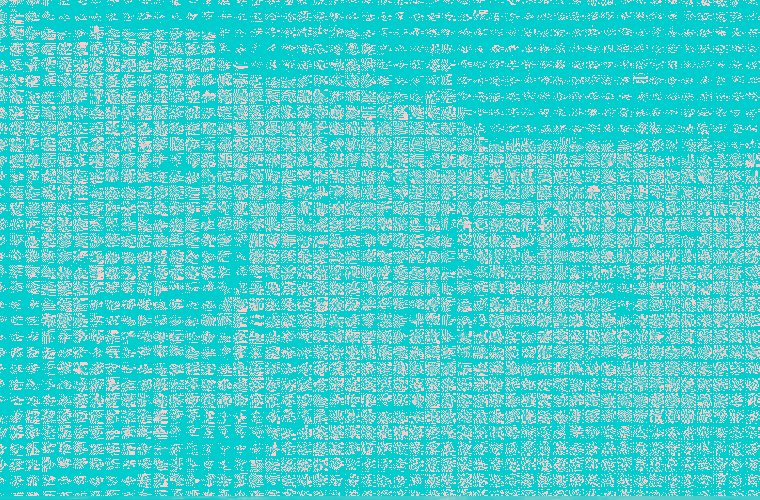
//> input picture Assignment 3/Assignment 3 outputs/F Image.bmp, 760 x 500 px
$ ./Assignment3 '../../Assignment 3 outputs/F Image.bmp'   (built with g++ and OpenCV 4)
//> lines starting //> are read from the running program, lines starting //| are printed output that depends on the picture
#include<iostream>
#include<opencv2/opencv.hpp>
#include<math.h>

#define PI 3.141592653
#define N 8

using namespace std;
using namespace cv;

double alpha(int i)
{
	if (i == 0)
		return (1 / sqrt(2));
	return 1;
}

//Computes the cosine values
float cosineY(int i, int x)
{
	return cos((2 * x + 1) * i * PI) / (2 * 8);
}

float cosineX(int j, int y)
{
	return cos((2 * y + 1) * j * PI) / (2 * 2);
}

//Displays the image and saves the image to disk
void printImage(Mat src_image, string filename)
{
	namedWindow(filename, CV_WINDOW_AUTOSIZE);
	imshow(filename, src_image);
	waitKey();
	imwrite("E:/Assignment 3 outputs/"+filename, src_image);
	cvDestroyAllWindows();
}

//Computes the inverse discrete cosine transform
Mat IDCTImage(Mat src_image)
{
	int height = src_image.rows - (src_image.rows % 8);
	int width = src_image.cols - (src_image.cols % 8);
	float temp;
	//Mat dst_image(src_image.rows, src_image.cols, src_image.type());
	Mat dst_image = src_image.clone();

	for (int m = 0; m < height; m += 8)
	{
		for (int n = 0; n < width; n += 8)					//These two loops divide the image into 8x8 blocks
		{
			for (int i = m; i < m + 8; i++)
			{
				for (int j = n; j < n + 8; j++)
				{
					temp = 0.0;
					for (int x = m; x < m + 8; x++)
					{
						for (int y = n; y < n + 8; y++)				//These four loops calculate the IDCT coefficients for each 8x8 block
						{
							temp += (src_image.at<Vec3b>(x, y)[2]) *
								(cos((((2 * x) + 1)) * ((i * PI)) / (2 * 8))) *
								(cos((((2 * y) + 1)) * ((j * PI)) / (2 * 8))) *
								(alpha(x) * alpha(y));			//Formula for calculating IDCT
						}
					}
					//temp *= 1 / 4;
					dst_image.at<Vec3b>(i, j)[2] = int(temp);				//Assigning the calculated IDCT coefficient to each intensity pixel in I

				}
			}
		}
	}

	return dst_image;
}

//Keeps the first 9 frequency coefficients of each DCT block
Mat DCComponent_nine(Mat src_image)
{
	int height = src_image.rows - (src_image.rows % 8);
	int width = src_image.cols - (src_image.cols % 8);
	Mat dst_image = src_image.clone();


	for (int m = 0; m < height; m += 8)
	{
		for (int n = 0; n < width; n += 8)
		{
			for (int i = m; i < m + 8; i++)
			{
				for (int j = n; j < n + 8; j++)
				{
					if (i == m && j == n)
					{
						dst_image.at<Vec3b>(i, j)[2] = dst_image.at<Vec3b>(i, j)[2];
					}
					else if(i == m && j == n+1)
					{
						dst_image.at<Vec3b>(i, j)[2] = dst_image.at<Vec3b>(i, j)[2];
					}
					else if (i == m && j == n + 2)
					{
						dst_image.at<Vec3b>(i, j)[2] = dst_image.at<Vec3b>(i, j)[2];
					}
					else if (i == m && j == n + 3)
					{
						dst_image.at<Vec3b>(i, j)[2] = dst_image.at<Vec3b>(i, j)[2];
					}
					else if (i == m + 1 && j == n)
					{
						dst_image.at<Vec3b>(i, j)[2] = dst_image.at<Vec3b>(i, j)[2];
					}
					else if (i == m + 1 && j == n+1)
					{
						dst_image.at<Vec3b>(i, j)[2] = dst_image.at<Vec3b>(i, j)[2];
					}
					else if (i == m + 1 && j == n+2)
					{
						dst_image.at<Vec3b>(i, j)[2] = dst_image.at<Vec3b>(i, j)[2];
					}
					else if (i == m + 2 && j == n)
					{
						dst_image.at<Vec3b>(i, j)[2] = dst_image.at<Vec3b>(i, j)[2];
					}
					else if (i == m + 2 && j == n + 1)
					{
						dst_image.at<Vec3b>(i, j)[2] = dst_image.at<Vec3b>(i, j)[2];
					}
					else
					{
						dst_image.at<Vec3b>(i, j)[2] = 0;
					}
					//cout << endl << dst_image.at<Vec3b>(i, j);
				}
			}
		}
	}
	return dst_image;
}

//Keeps the DC frequency component of each DCT block
Mat DCComponent(Mat src_image)
{
	int height = src_image.rows - (src_image.rows % 8);
	int width = src_image.cols - (src_image.cols % 8);
	//Mat dst_image(src_image.rows, src_image.cols, src_image.type());
	Mat dst_image = src_image.clone();

	for (int m = 0; m < height; m += 8)
	{
		for (int n = 0; n < width; n += 8)
		{
			for (int i = m; i < m + 8; i++)
			{
				for (int j = n; j < n + 8; j++)
				{
					if (i == m && j == n)
					{
						//Do nothing
					}
					else
					{
						dst_image.at<Vec3b>(i, j)[2] = 0;
					}
					//cout << endl << dst_image.at<Vec3b>(i, j);
				}
			}
		}
	}
	return dst_image;
}

//Computes the DCT of the whole image
Mat DCTImage(Mat src_image)
{
	int height = src_image.rows - (src_image.rows % 8);
	int width = src_image.cols - (src_image.cols % 8);
	float temp;
	Mat dst_image = src_image.clone();
	for (int m = 0; m < height; m += 8)
	{
		for (int n = 0; n < width; n += 8)					//These two loops divide the image into 8x8 blocks
		{
			for (int i = m; i < m + 8; i++)
			{
				for (int j = n; j < n + 8; j++)
				{
					temp = 0.0;
					for (int x = m; x < m + 8; x++)
					{
						for (int y = n; y < n + 8; y++)				//These four loops calculate the DCT coefficients for each 8x8 block
						{
							temp += (src_image.at<Vec3b>(x, y)[2]) *
								(cos((((2 * x) + 1)) * ((i * PI)) / (2 * 8))) *
								(cos((((2 * y) + 1)) * ((j * PI)) / (2 * 8)));			//Formula for calculating DCT
						}
					}
					temp *= ((1 / sqrt(2 * 8))) * (alpha(i) * alpha(j));
					dst_image.at<Vec3b>(i, j)[2] = int(temp);				//Assigning the calculated DCT coefficient to each intensity pixel in I
				}

			}
		}
	}
	return dst_image;
}

//Converts RGB image to HSI
Mat toHSI(Mat src_image)
{
	Mat hsi_image(src_image.rows, src_image.cols, src_image.type());

	float red, green, blue, hue, sat, in;

	for (int i = 0; i < src_image.rows; i++)
	{
		for (int j = 0; j < src_image.cols; j++)
		{
			blue = src_image.at<Vec3b>(i, j)[0];			//Obtain blue channel of pixel
			green = src_image.at<Vec3b>(i, j)[1];			//Obtain green channel of pixel
			red = src_image.at<Vec3b>(i, j)[2];				//Obtain red channel of pixel

			in = (blue + green + red) / 3;			//Calculating the intensity value

			int min_value = 0;
			min_value = std::min(red, std::min(blue, green));
			sat = 1 - 3 * (min_value / (blue + green + red));		//Calculating the saturation value
			if (sat < 0.00001)
			{
				sat = 0;
			}
			else if (sat > 0.99999)
			{
				sat = 1;
			}

			if (sat != 0)
			{
				//Calculating the hue value
				hue = 0.5 * ((red - green) + (red - blue)) / sqrt(((red - green)*(red - green)) + ((red - blue)*(green - blue)));
				hue = acos(hue);

				if (blue <= green)
				{
					hue = hue;
				}
				else
				{
					hue = ((360 * 3.14159265) / 180.0) - hue;
				}
			}

			//hsi_image.at<Vec3b>(i, j)[0] = (hue * 180) / 3.14159265;
			//hsi_image.at<Vec3b>(i, j)[1] = sat * 100;
			hsi_image.at<Vec3b>(i, j)[2] = in;					//Obtaining the intensity image
		}

	}

	namedWindow("RGB image", CV_WINDOW_AUTOSIZE);
	imshow("RGB image", src_image);

	namedWindow("HSI image", CV_WINDOW_AUTOSIZE);
	imshow("HSI image", hsi_image);

	waitKey(0);

	cvDestroyAllWindows();
	return hsi_image;

}

int main(int argc, char *argv[])
{
	Mat src_image = imread(argv[1], 1);		//Load input image in RGB format
//> src_image is the input picture: 500 rows x 760 cols, CV_8UC3; mean B, G, R 205, 205, 74.7
	Mat i_image;
	float temp;
	int ch;
	if (src_image.empty())					//If no command line arguments are passed
	{
		cout << "Error loading image" << endl;
	}

	i_image = toHSI(src_image);				//Converting RGB image to HSI and displaying intensity image I
//> the loop in toHSI, `for (int i = 0; i < src_image.rows; i++)` made 500 passes
//> (red, in, sat, hue) on passes 1 to 3: (2, 137.3, 0.985, 3.14), (0, 136.7, 1, 3.14), (1, 137, 0.993, 3.14)
//> after the loop in toHSI, `for (int i = 0; i < src_image.rows; i++)`:
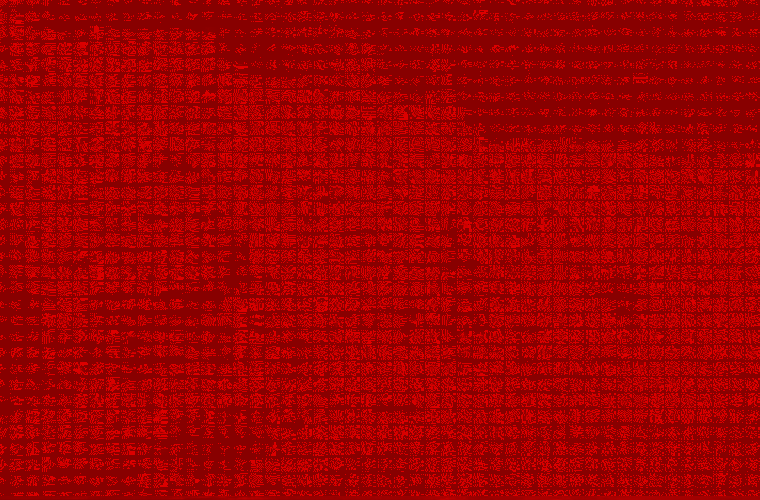
//> hsi_image: 500 rows x 760 cols, CV_8UC3; mean B, G, R 0, 0, 161.1
//> after the loop in toHSI, `for (int i = 0; i < src_image.rows; i++)`: blue = 205; red = 67; in = 159; sat = 0.579; hue = 3.14
	Mat F;
	F = DCTImage(i_image);
//> the loop in DCTImage, `for (int m = 0; m < height; m += 8)` made 62 passes
//> temp on passes 1 to 12: -16.16, -9.71, 4.48, 5.35, 0.934, 22.62, -20.62, -20.23, -7.63, 50.09, 3.96, -26.42
//> after the loop in DCTImage, `for (int m = 0; m < height; m += 8)`:
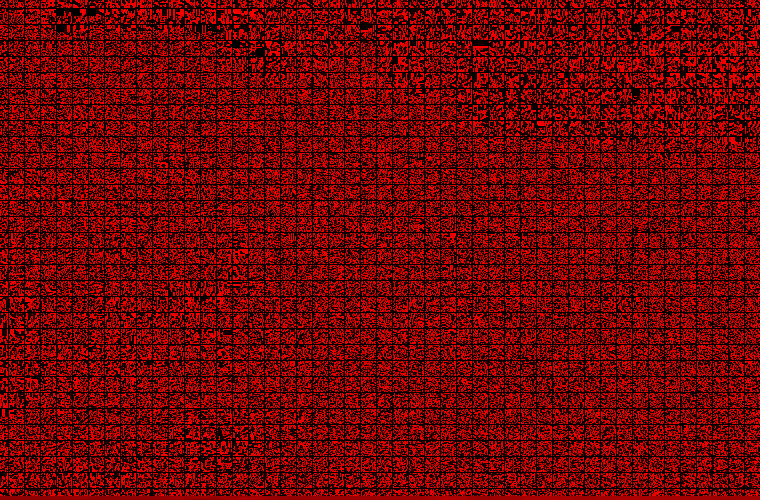
//> dst_image: 500 rows x 760 cols, CV_8UC3; mean B, G, R 0, 0, 109.5
//> after the loop in DCTImage, `for (int m = 0; m < height; m += 8)`: temp = 29.47

	printImage(F, "F Image.bmp");		//Calculating DCT coefficients of image and printing image
	Mat D1;

	D1 = DCComponent(F);				//Keeping DC component and printing image
//> after the loop in DCComponent, `for (int m = 0; m < height; m += 8)`:
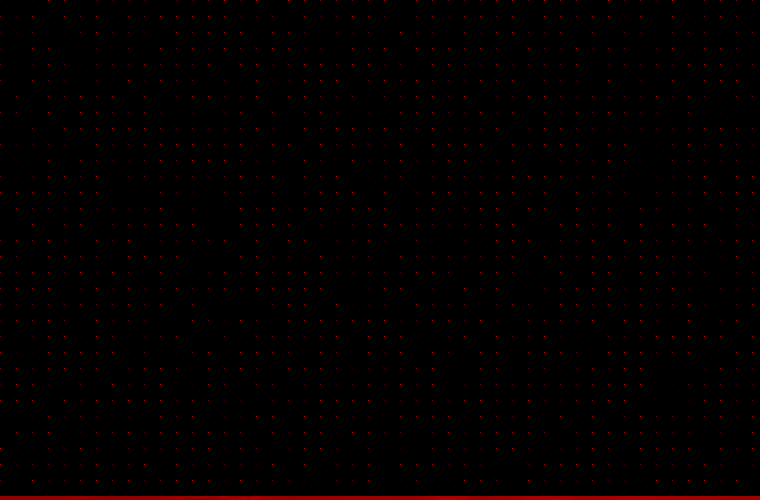
//> dst_image: 500 rows x 760 cols, CV_8UC3; mean B, G, R 0, 0, 1.7
	printImage(D1, "D1 Image.bmp");

	Mat R1;
	R1 = IDCTImage(D1);
//> the loop in IDCTImage, `for (int m = 0; m < height; m += 8)` made 62 passes
//> temp on passes 1 to 12: -3.63, 0, 0.876, 0, -5.63, 0, 0.152, 0, -5.75, 0, 0.952, 0
//> after the loop in IDCTImage, `for (int m = 0; m < height; m += 8)`:
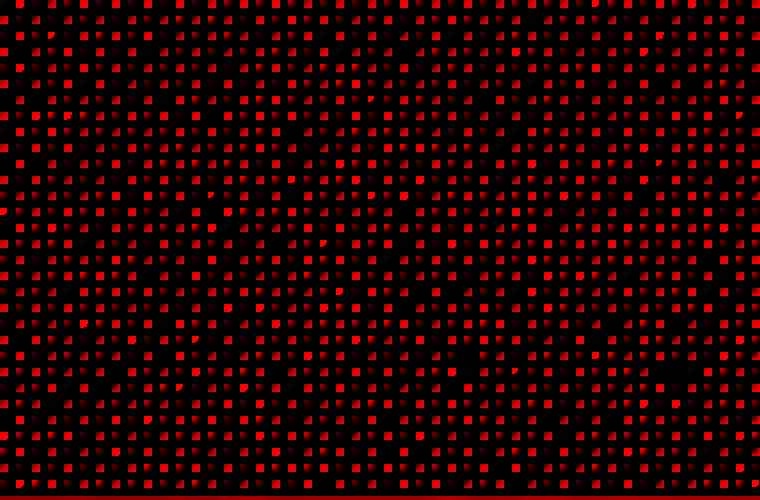
//> dst_image: 500 rows x 760 cols, CV_8UC3; mean B, G, R 0, 0, 32.6
//> after the loop in IDCTImage, `for (int m = 0; m < height; m += 8)`: temp = 0
	printImage(R1, "R1 Image.bmp");

	Mat D2;
	D2 = DCComponent_nine(F);
//> after the loop in DCComponent_nine, `for (int m = 0; m < height; m += 8)`:
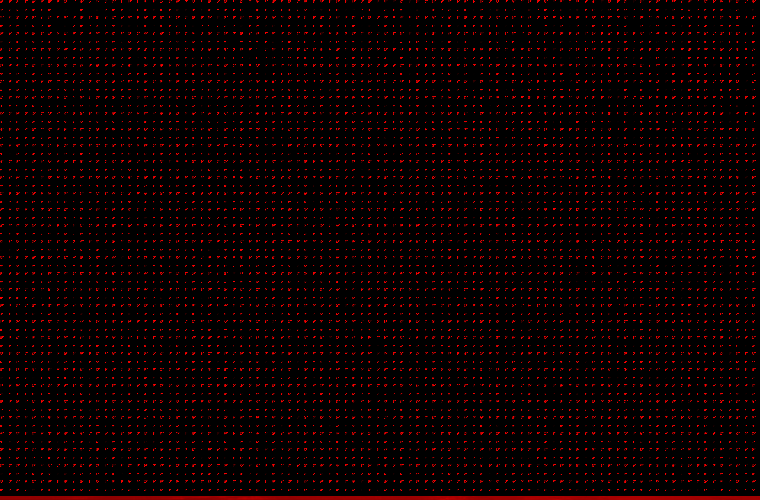
//> dst_image: 500 rows x 760 cols, CV_8UC3; mean B, G, R 0, 0, 12.5
	printImage(D2, "D2 Image.bmp");

	Mat R2;
	R2 = IDCTImage(D2);
//> the loop in IDCTImage (call 2), `for (int m = 0; m < height; m += 8)` made 62 passes
//> temp on passes 1 to 12: 216.4, 1.61, -77.72, 72.35, -67.46, -55.39, -83.21, 45.35, -19.14, -166, -83.35, 169.6
//> after the loop in IDCTImage (call 2), `for (int m = 0; m < height; m += 8)`:
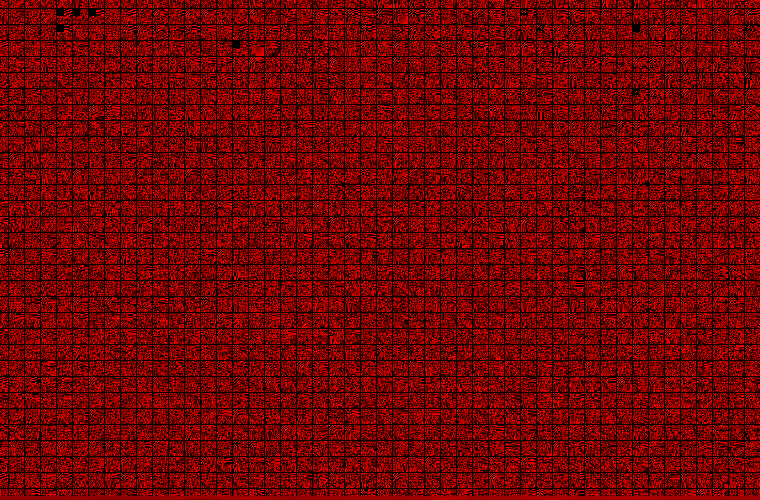
//> dst_image: 500 rows x 760 cols, CV_8UC3; mean B, G, R 0, 0, 111.7
//> after the loop in IDCTImage (call 2), `for (int m = 0; m < height; m += 8)`: temp = -101.1
	printImage(R2, "R2 Image.bmp");

	Mat OriginalImage;
	OriginalImage = IDCTImage(F);
//> the loop in IDCTImage (call 3), `for (int m = 0; m < height; m += 8)` made 62 passes
//> temp on passes 1 to 12: -306.1, -63.85, 144.4, -124.2, -72.78, 66.24, -777.7, -174.6, -99.76, 245.6, -20.32, 74.66
//> after the loop in IDCTImage (call 3), `for (int m = 0; m < height; m += 8)`:
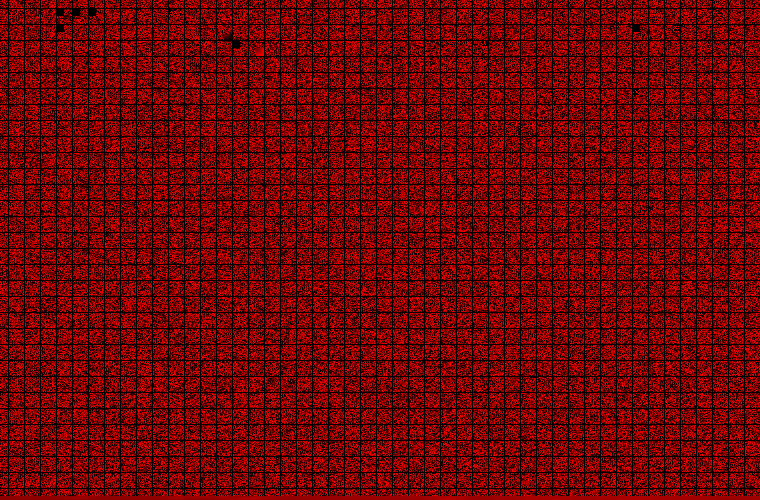
//> dst_image: 500 rows x 760 cols, CV_8UC3; mean B, G, R 0, 0, 112.2
//> after the loop in IDCTImage (call 3), `for (int m = 0; m < height; m += 8)`: temp = 159
	printImage(OriginalImage, "Original Image.bmp");

	return 0;

}

$ run again, with Assignment 3/Assignment 3 outputs/I image.png saved as Assignment 3/Assignment 3 outputs/F Image.bmp
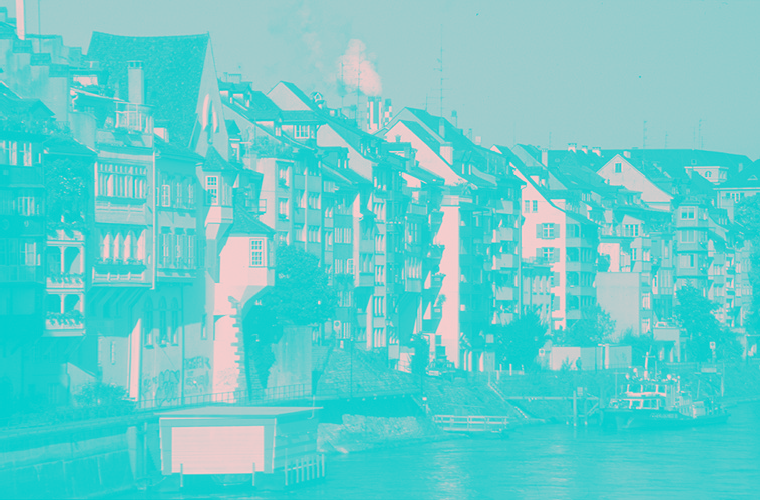
//> input picture Assignment 3/Assignment 3 outputs/I image.png, 760 x 500 px
//> src_image is the input picture: 500 rows x 760 cols, CV_8UC3; mean B, G, R 205, 205, 101.9
//> the loop in toHSI, `for (int i = 0; i < src_image.rows; i++)` made 500 passes
//> (red, in, sat) on passes 1 to 3: (140, 183.3, 0.236), (144, 184.7, 0.22), (146, 185.3, 0.212)
//> after the loop in toHSI, `for (int i = 0; i < src_image.rows; i++)`:
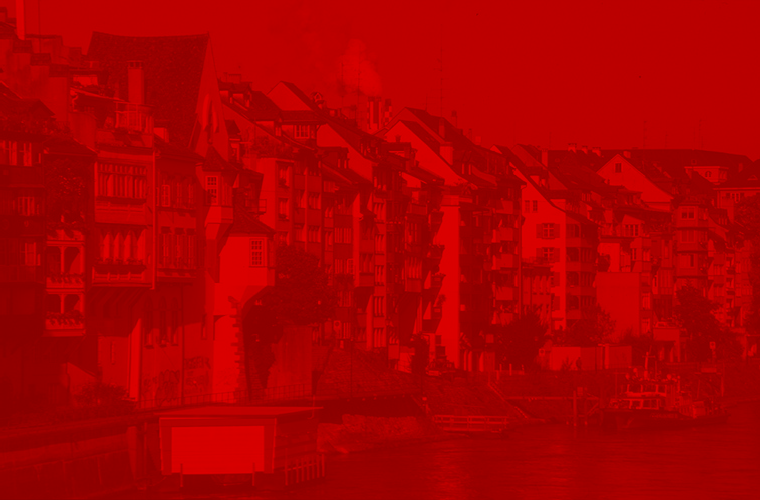
//> hsi_image: 500 rows x 760 cols, CV_8UC3; mean B, G, R 0, 0, 170.3
//> after the loop in toHSI, `for (int i = 0; i < src_image.rows; i++)`: blue = 205; red = 67; in = 159; sat = 0.579; hue = 3.14
//> the loop in DCTImage, `for (int m = 0; m < height; m += 8)` made 62 passes
//> temp on passes 1 to 8: 0.0564, -0.0979, -0.324, -0.276, 0.378, -0.329, 0.189, -0.185
//> after the loop in DCTImage, `for (int m = 0; m < height; m += 8)`: temp = 0.264
//> the loop in IDCTImage, `for (int m = 0; m < height; m += 8)` made 62 passes
//> temp on passes 1 to 8: -5.87, 0, 5.14, 0, -4.49, 0, 5.37, 0
//> after the loop in IDCTImage, `for (int m = 0; m < height; m += 8)`: temp = 0
//> the loop in IDCTImage (call 2), `for (int m = 0; m < height; m += 8)` made 62 passes
//> temp on passes 1 to 8: 13.11, 0, 4.54, 0, 72.32, 0, -139.9, 0
//> the loop in IDCTImage (call 3), `for (int m = 0; m < height; m += 8)` made 62 passes
//> temp on passes 1 to 8: 12.92, 60.86, 235.1, -188.2, 103.5, 0.962, -345.4, -116.6
//> after the loop in IDCTImage (call 3), `for (int m = 0; m < height; m += 8)`:
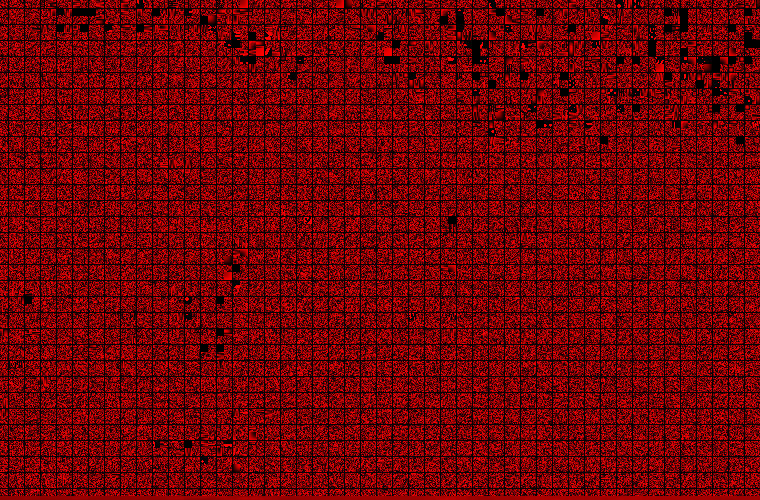
//> dst_image: 500 rows x 760 cols, CV_8UC3; mean B, G, R 0, 0, 110.6
//> after the loop in IDCTImage (call 3), `for (int m = 0; m < height; m += 8)`: temp = 326.9
